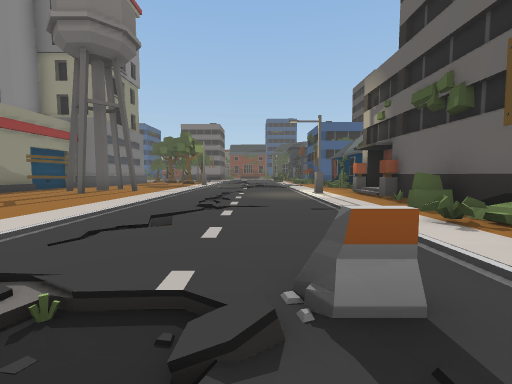
[1] (above)

24 first-person views from a walk through a Unity game level. The camera is 1.2 m above the floor, tilts 4° down and sees 90° across. The floor is counted in squares, 2.12 m on a side. Each view is taken from the middle of a square. On the plan, view 1 faces up. The plan holds only what a view shows up to about 9 squares ahead; the rest is blank. The place goes on beyond the plan. The player character is not drawn.

[2]
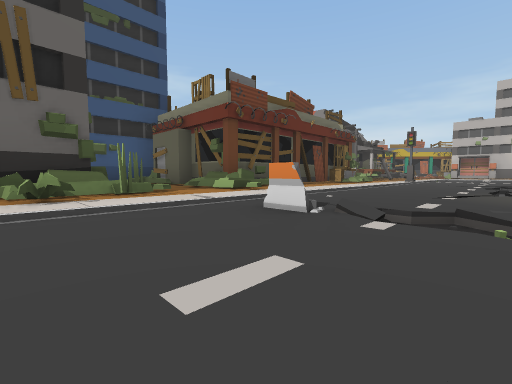

[3]
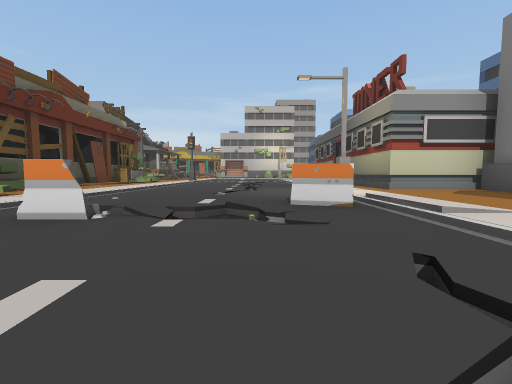

[4]
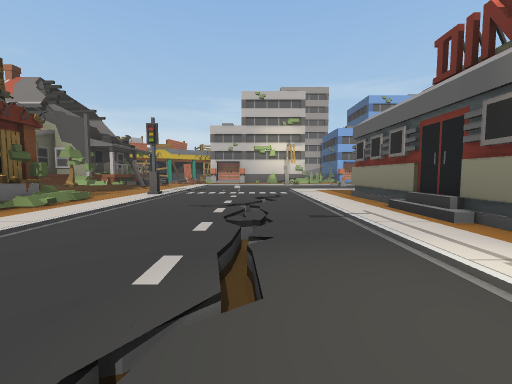

[5]
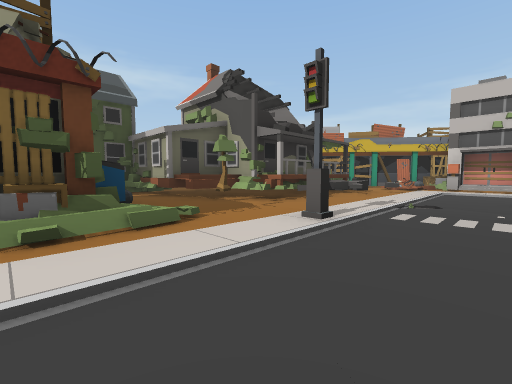

[6]
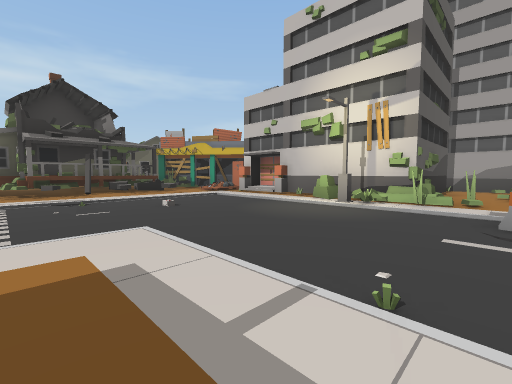

[7]
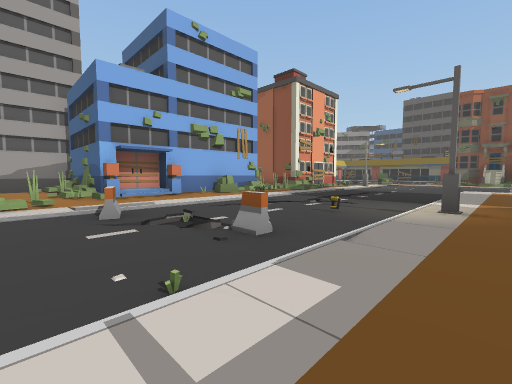

[8]
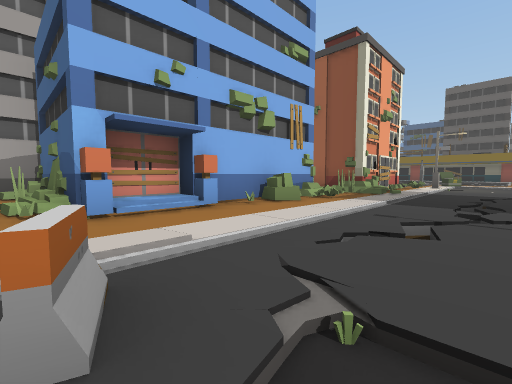

[9]
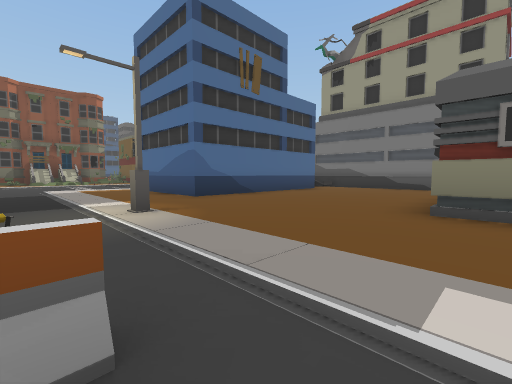

[10]
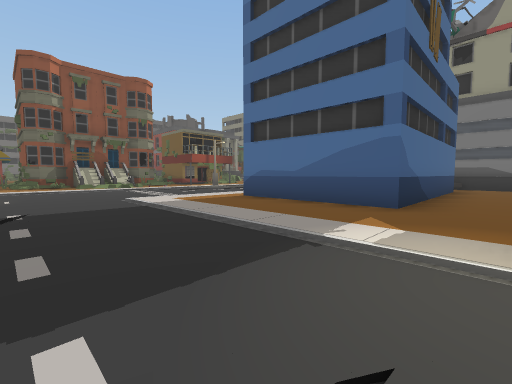

[11]
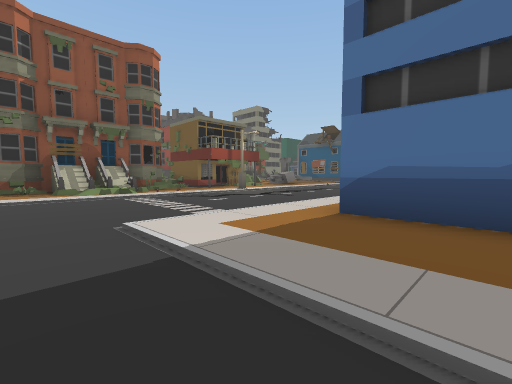

[12]
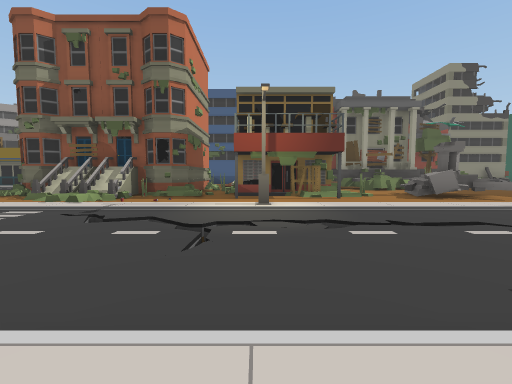

[13]
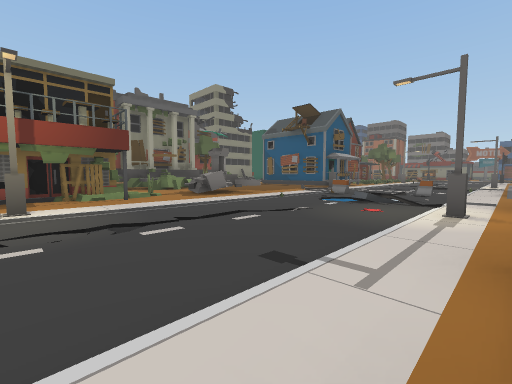

[14]
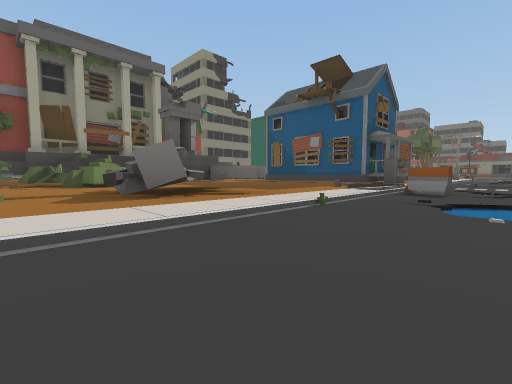

[15]
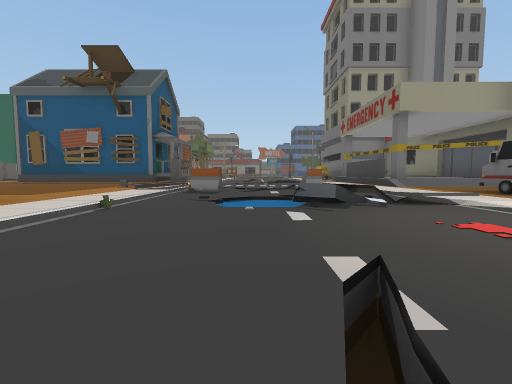

[16]
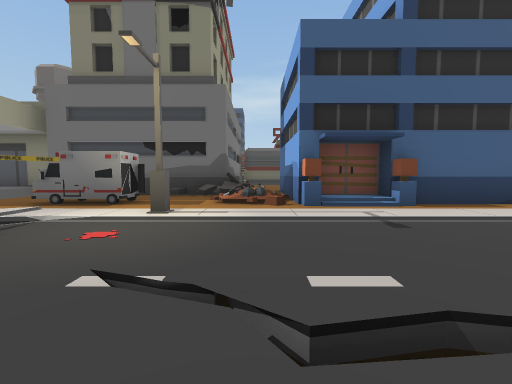

[17]
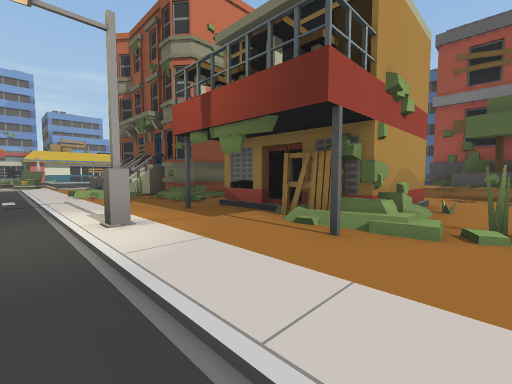

[18]
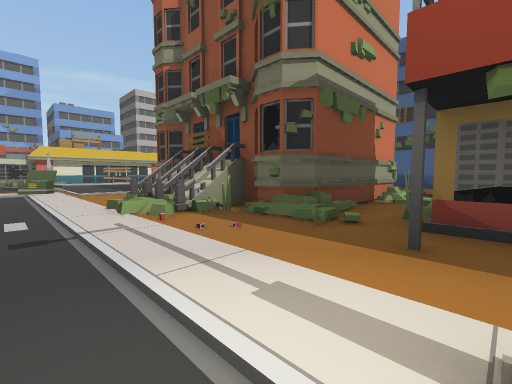

[19]
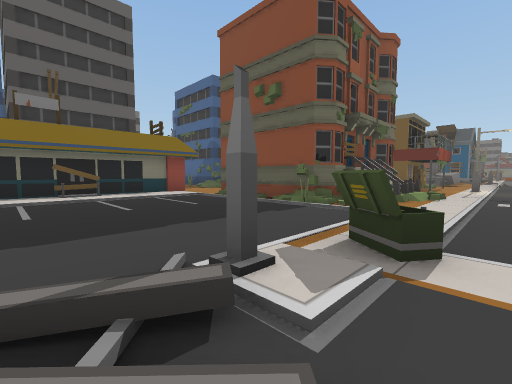

[20]
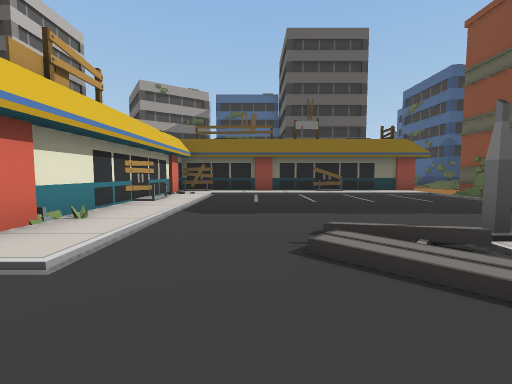

[21]
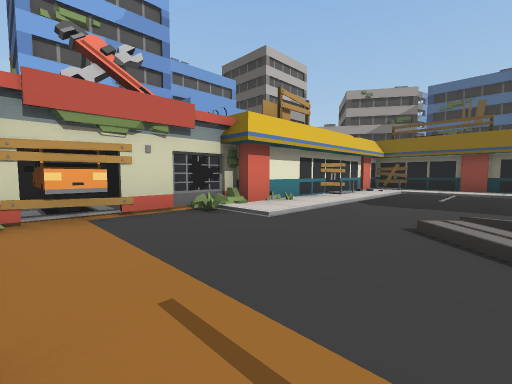

[22]
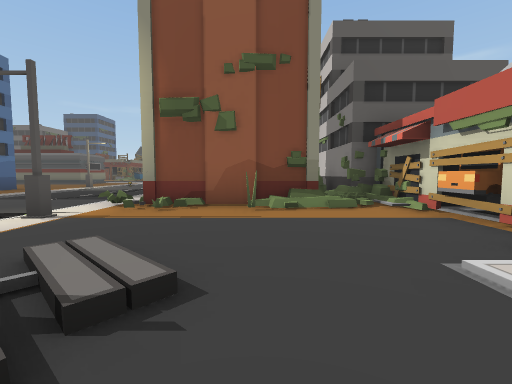

[23]
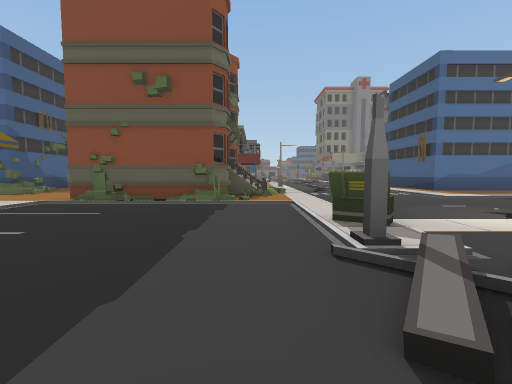

[24]
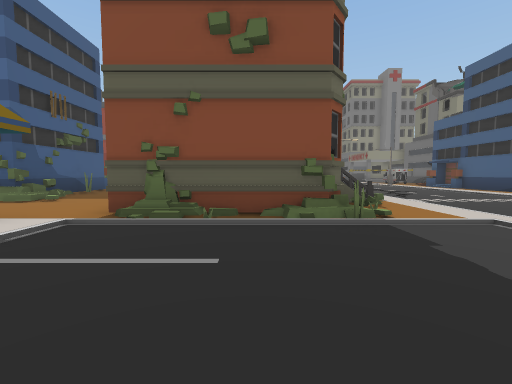

### Floor plan
Key: @ floor where view 1 was taken; # wall or solid block; x gap in a wall; . main floor; : floor 0.25 m higher than the main floor; + floor 0.5 m higher than the main floor; / step, stairs or slope; = window, fence, low wall or low ledge; ^ raised ledge; O other object.
Columns run from 29 left of view 1 to 6 right of it. Each row starts with its distance up from view 1.
  9            //         #    .....OOOO
  8          O /.         #x# ../...
  7       OOOO .// #      #   ../...#
  6       OOOO .../=          ../.../
  5                =  +O      ../...O
  4           O..=.#+++O      ../...#
  3            =//....     O  ../..=#OOO
  2     #     ..../.      OO   ....##
  1     #     ...//.O OO      ..//../x
  0     ##= OO......O/OO      .=.@./####
 -1 O   #== OO....#. /#OOOO # ......#OO
 -2 #  ^#O  ..../../O       OO../...#OO
 -3 O  #^ ####../..#OOO      O../...#OO
 -4        OO#../..#O O      O///...#OO
 -5        OO#../...O O      O///...#OOO
 -6  #    #.. ../...O O     OO../...#OO
 -7  O   #### .//...OOO     OO../....
 -8  O.   OOO#./....          .....#  OO
 -9  #.    O#=     ...........       OOO
-10      OOO##     .....#.....       OOO
-11      OOOO      .....//.=..       OOO
-12    #///////    ///////.//.      OOOO
-13    #::::::/    ...././//=.     OOO
-14    #::::::O # /..:.../.::#O
-15    ##:::::#:: #####==/...###O##
-16    #:::::::::.O  ##OOO##.#
-17    #:::::::::.O      OOO#O
-18    #:::::::::.#      OO##O
-19    ##::#:+:=:.#####    ####
-20     #######O####

Positions as (right, up) in squares from view 1, and headings:
1: (0, 0), facing up
2: (-1, 3), facing down-right
3: (-1, 3), facing down
4: (-1, -1), facing down
5: (0, -5), facing down-right
6: (-5, -9), facing down-right
7: (-4, -9), facing down-left
8: (-5, -12), facing down-left
9: (-5, -11), facing up-left
10: (-9, -12), facing up-left
11: (-12, -11), facing up-left
12: (-14, -5), facing left
13: (-14, -5), facing up-left
14: (-17, -2), facing up-left
15: (-17, -2), facing up
16: (-18, -2), facing right
17: (-18, -2), facing down-left
18: (-18, -5), facing down-left
19: (-18, -16), facing up-left
20: (-17, -17), facing left
21: (-16, -16), facing down-left
22: (-20, -17), facing right
23: (-20, -17), facing up
24: (-22, -15), facing up
